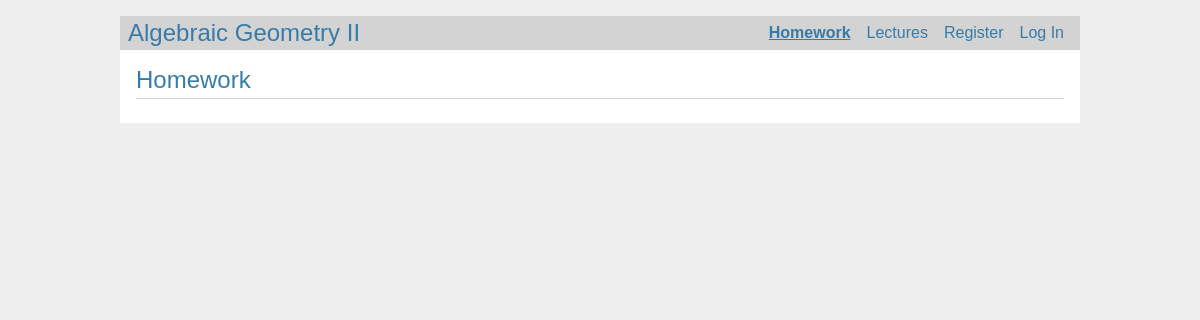
/homework, run on an earlier commit of the app's database.
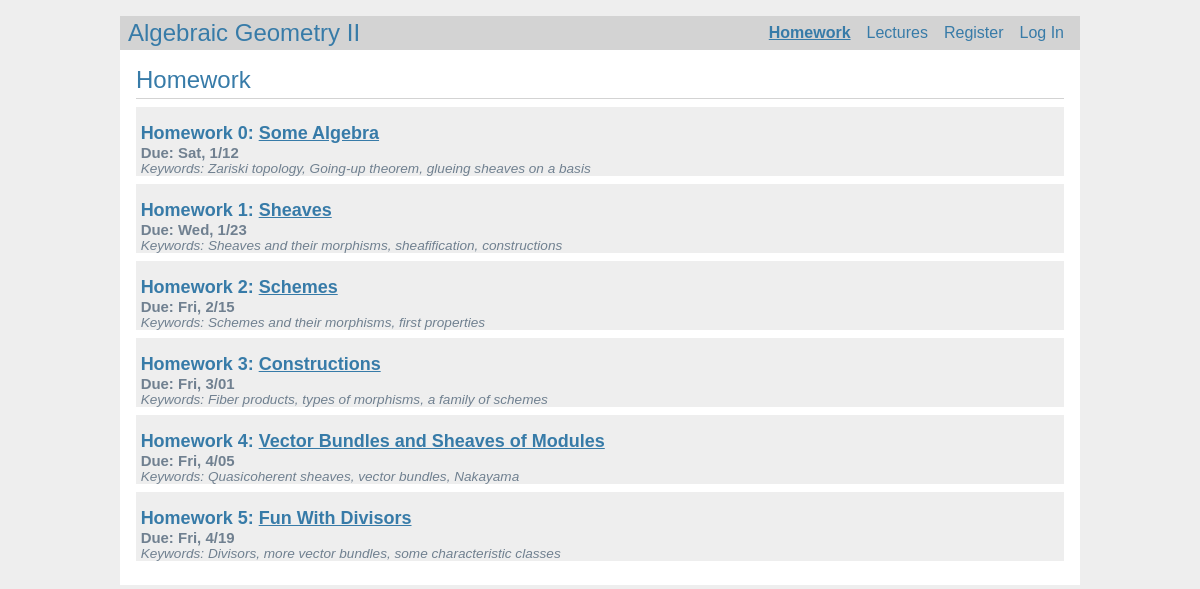
And on a later commit of the database.
### main/homework/models.py (models this page shows, shortened)
class Homework(Model):
    __table_args__ = {'extend_existing': True}
    Zahl = Column(db.Integer, nullable=False)
    due = Column(db.String(32), nullable=False)
    title = Column(db.String(128), nullable=False)
    keywords = Column(db.Text, nullable=False)
    file_homework = Column(db.Text)
    created = Column(db.DateTime, nullable=False, default=datetime.datetime.now().astimezone())
    author_id = Column(db.Integer, db.ForeignKey("user.id"), nullable=False)
    users = relationship("main.auth.models.User", back_populates="homeworks")

### main/homework/views.py (the view)
@bp.route('/homework')
@decorators.permission_everyone
def homework_index():
    homeworks = db_session.query(models.Homework).join(User).all()
    return render_template('homework/homework.html', homeworks=homeworks)

### main/auth/views.py (called while the page is built)
@bp.before_app_request
def load_logged_in_user():
    username = session.get('username')
    if username is None:
        g.user = None
    else:
        g.user = vars(models.User.query.filter_by(username=username).first())

### main/templates/homework/homework.html (shortened to what this page needs)
{% extends 'base.html' %}
{% block header %}
	<h1>{% block title %}Homework{% endblock %}</h1>
{% endblock %}
{% block content %}
	{% for homework in homeworks %}
		<article class="post">
			<header class="homework_post">
				<div class="homework_postContainer">
					<div class="homework_post">
						<h1>Homework {{ homework['id'] }}: <a href="/gg">{{ homework['title'] }}</a></h1>
						<span style="color: slategray; font-weight: bold; font-size: 110%;">Due: {{ homework['due'] }}</span>
						<div class="about">Keywords: {{ homework['keywords'] }}</div>
					</div>
				</div>
			</header>
		</article>
	{% endfor %}
{% endblock %}

What changed in the data, as far as the page shows it:
added Homework: id "0", title "Some Algebra", due "Sat, 1/12", keywords "Zariski topology, Going-up theorem, glueing sheaves on a basis"
added Homework: id "1", title "Sheaves", due "Wed, 1/23", keywords "Sheaves and their morphisms, sheafification, constructions"
added Homework: id "2", title "Schemes", due "Fri, 2/15", keywords "Schemes and their morphisms, first properties"
added Homework: id "3", title "Constructions", due "Fri, 3/01", keywords "Fiber products, types of morphisms, a family of schemes"
added Homework: id "4", title "Vector Bundles and Sheaves of Modules", due "Fri, 4/05", keywords "Quasicoherent sheaves, vector bundles, Nakayama"
added Homework: id "5", title "Fun With Divisors", due "Fri, 4/19", keywords "Divisors, more vector bundles, some characteristic classes"
